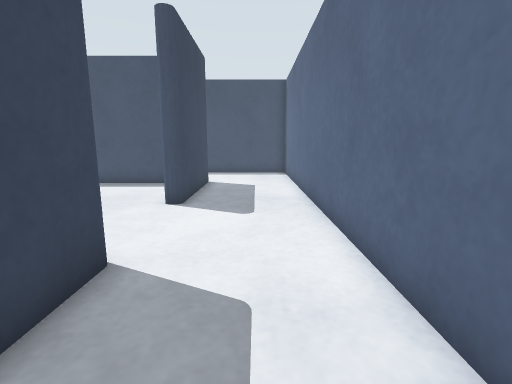
view 1 (above)

22 first-person views from a walk through a robot-simulator world made for Gazebo. The camera is 0.4 m above the floor, tilts 10° down and sees 85° across. The floor is counted in squares, 0.2 m on a side. Each view is taken from the middle of a square. On the plan, view 1 faces up. The plan holds only what a view shows up to about 16 squares ahead; the rest is blank. The place goes on beyond the plan.

view 2
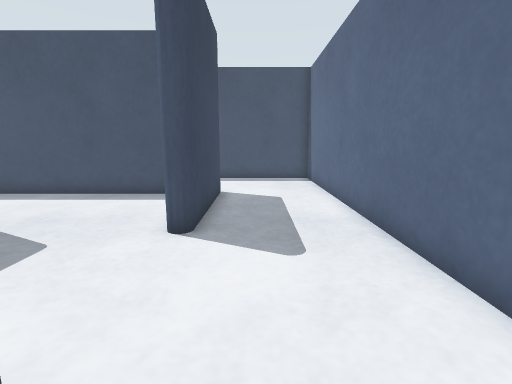

view 3
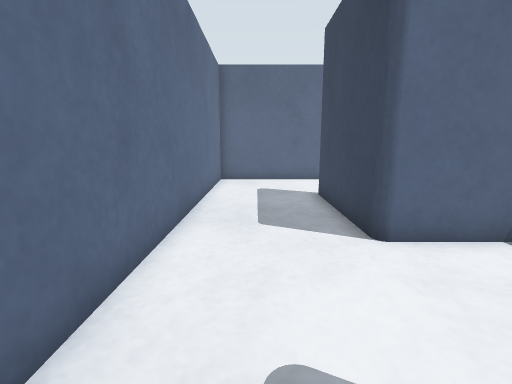

view 4
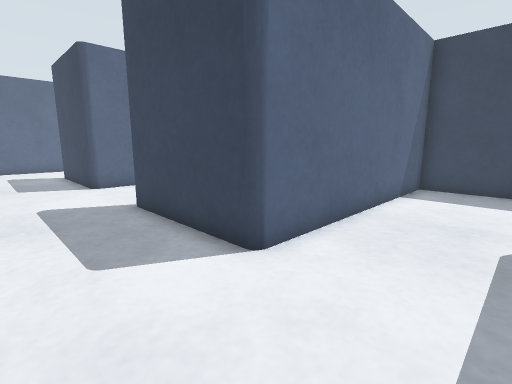

view 5
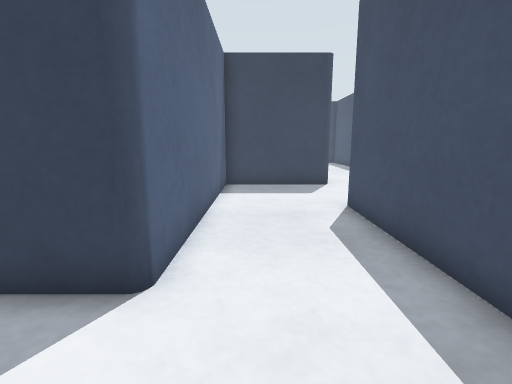

view 6
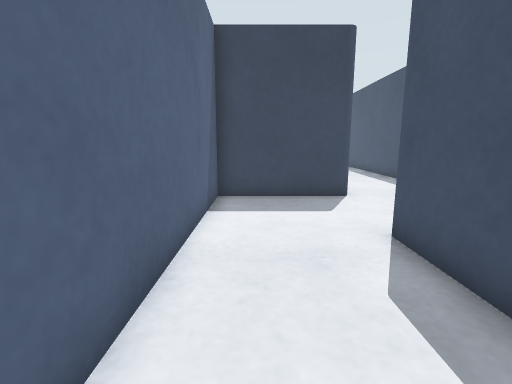

view 7
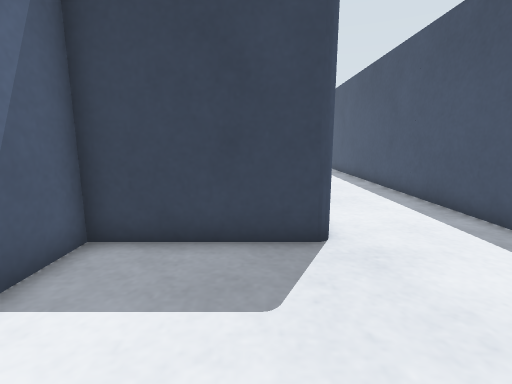

view 8
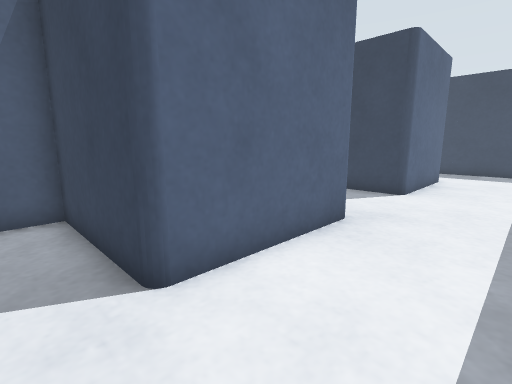

view 9
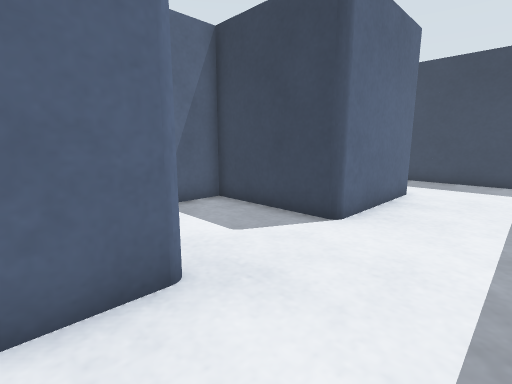

view 10
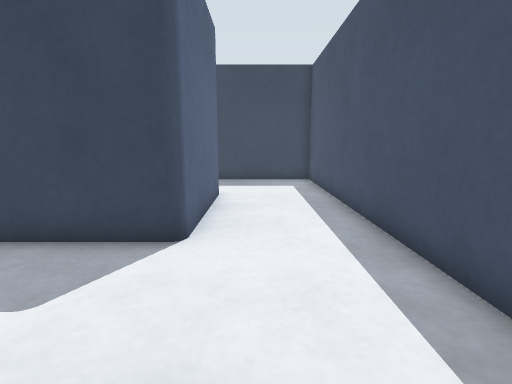

view 11
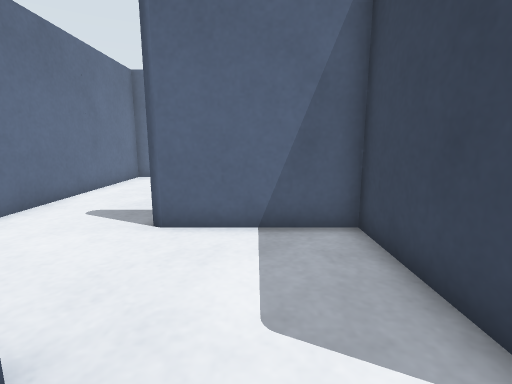

view 12
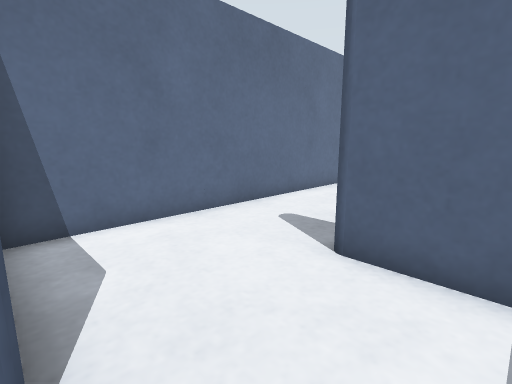

view 13
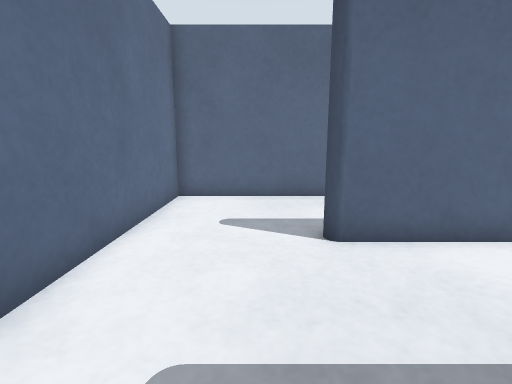

view 14
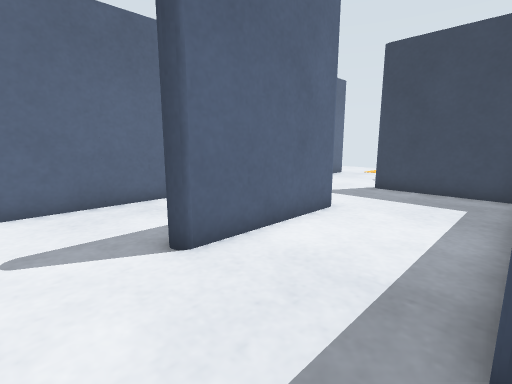

view 15
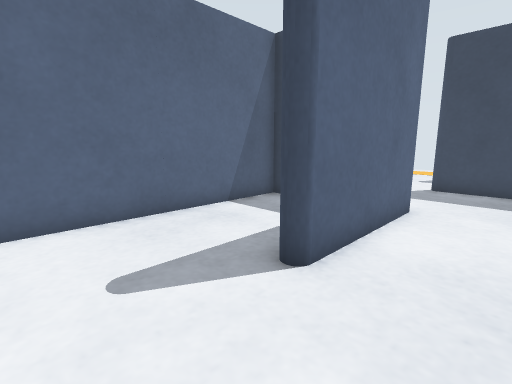

view 16
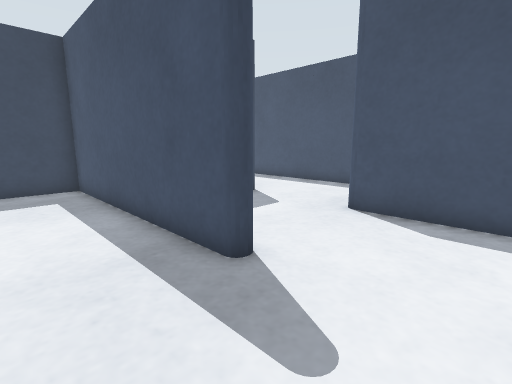

view 17
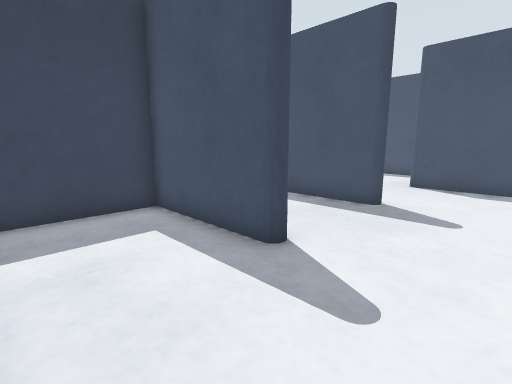

view 18
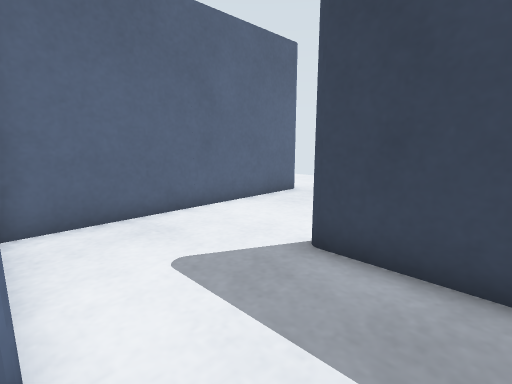

view 19
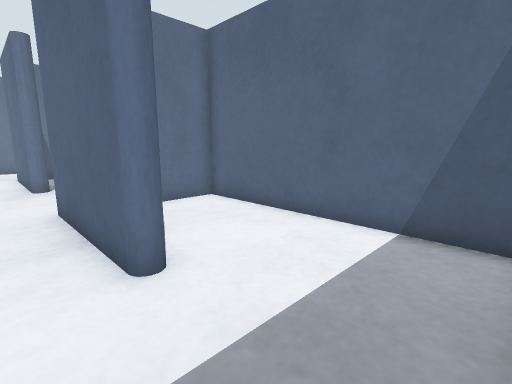

view 20
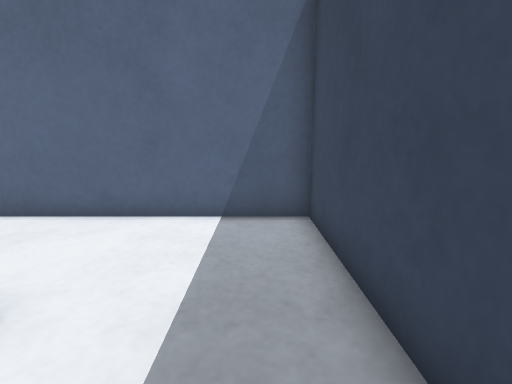

view 21
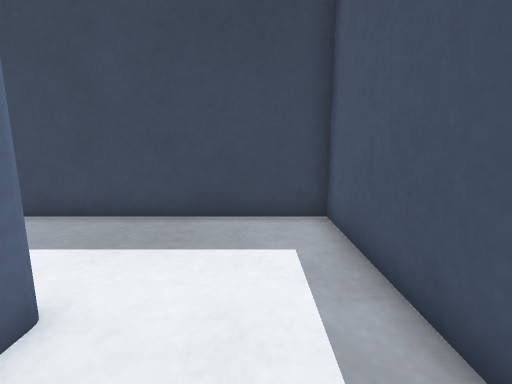

view 22
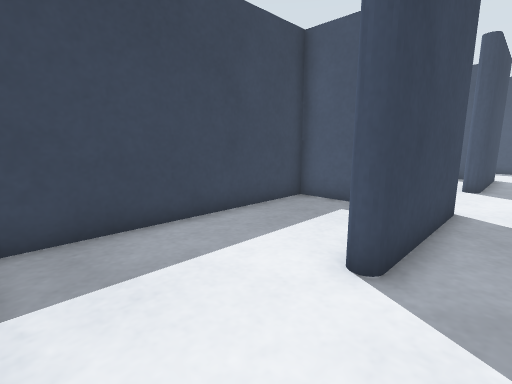

### Floor plan
Ten units are one square. View 1 is at (0, 0); x grows to the right and y downward. Boxes are objects, and circles mark ways between rooms. Rooms are numbered by the first view taken in them; rooms with no view inside come last. Other rooms are left out.
<svg viewBox="-280 -200 305 259">
<path fill="none" stroke="#000" d="M-24 -144 -24 -94M-24 -44 -24 6M-125 -194 -125 -146 -28 -146M-24 54 20 54 20 -190 -75 -190M-126 -96 -78 -96M-74 -94 -74 -45 -28 -45M-226 -96 -178 -96M-36 -140 -275 -140 -275 -95M-91 -90 -125 -90M-175 -94 -175 -45 -135 -45M-81 -45 -81 -89M-179 4 -134 4M-134 -40 -225 -40 -225 5M-81 5 -81 -45M-226 54 -181 54M-134 10 -175 10 -175 54 -81 54 -81 5M-36 54 -24 54M-54 -40 -74 -40 -74 49M-275 -95 -275 -45 -181 -45 -181 -66"/>
<rect x="-85" y="-195" width="10" height="10" fill="#bbb"><title>pillar</title></rect>
<rect x="-35" y="-95" width="10" height="10" fill="#bbb"><title>pillar</title></rect>
<rect x="-135" y="-95" width="10" height="10" fill="#bbb"><title>pillar</title></rect>
<rect x="-135" y="-45" width="10" height="10" fill="#bbb"><title>pillar</title></rect>
<rect x="-135" y="5" width="10" height="10" fill="#bbb"><title>pillar</title></rect>
<rect x="-35" y="5" width="10" height="10" fill="#bbb"><title>pillar</title></rect>
<rect x="-235" y="-95" width="10" height="10" fill="#bbb"><title>pillar</title></rect>
<circle cx="-30" cy="-70" r="3" fill="#2a7"/>
<circle cx="-30" cy="30" r="3" fill="#2a7"/>
<circle cx="-150" cy="-90" r="3" fill="#2a7"/>
<circle cx="-250" cy="-90" r="3" fill="#2a7"/>
<circle cx="-110" cy="-40" r="3" fill="#2a7"/>
<circle cx="-110" cy="10" r="3" fill="#2a7"/>
<text x="-20" y="-100">1</text>
<text x="-130" y="-110">2</text>
<text x="-130" y="-70">3</text>
<text x="-160" y="-10">4</text>
<text x="-130" y="30">5</text>
<text x="-50" y="10">6</text>
<text x="-230" y="-70">7</text>
</svg>
Room 1 opens to room 2. Room 1 opens to room 6. Room 2 opens to room 3. Room 2 opens to room 7. Room 3 opens to room 4. Room 4 opens to room 5.

Where each view was taken, in squares from view 1:
view 1: 0 up, 0 right, facing up
view 2: 3 up, 1 left, facing up
view 3: 10 up, 0 right, facing down
view 4: 18 up, 1 right, facing down-left
view 5: 16 up, 1 right, facing left
view 6: 16 up, 2 left, facing left
view 7: 8 up, 2 left, facing left
view 8: 13 up, 6 left, facing down-left
view 9: 13 up, 11 left, facing down-left
view 10: 11 up, 12 left, facing left
view 11: 11 up, 15 left, facing down
view 12: 9 up, 15 left, facing down-right
view 13: 5 up, 11 left, facing down
view 14: 4 up, 10 left, facing down-left
view 15: 2 up, 9 left, facing down-left
view 16: 1 up, 9 left, facing up-left
view 17: 5 down, 9 left, facing up-left
view 18: 2 up, 18 left, facing down-left
view 19: 11 up, 27 left, facing down-right
view 20: 12 up, 26 left, facing down
view 21: 12 up, 20 left, facing left
view 22: 5 down, 1 left, facing up-left
